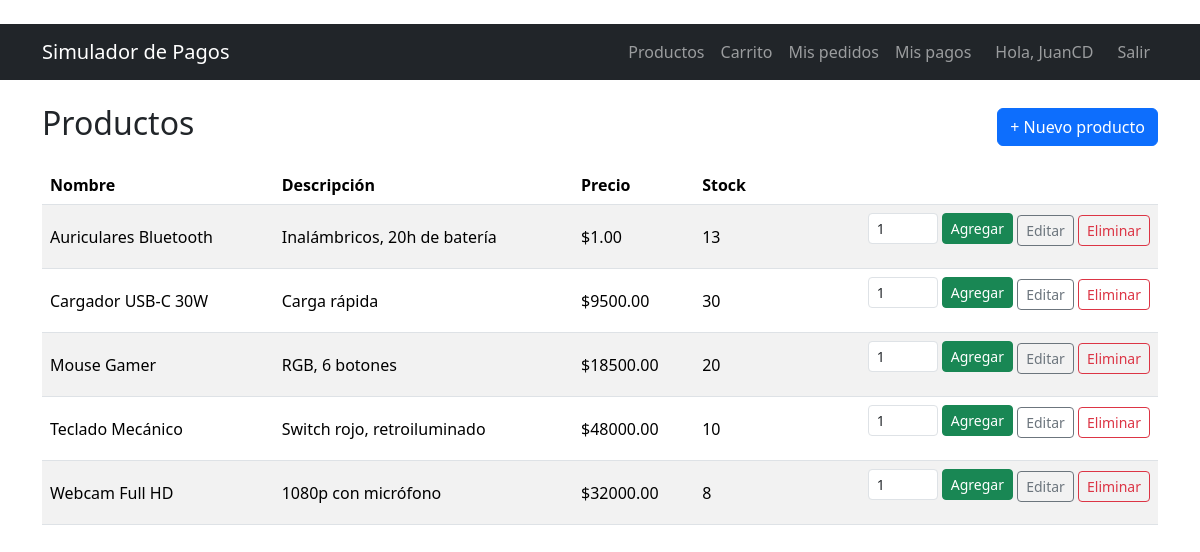
The page /productos/ (signed in) on the database its author committed.
### app/models.py (models this page shows, shortened)
class Usuario(UserMixin, db.Model):
    __tablename__ = "usuarios"
    id = db.Column(db.Integer, primary_key=True)
    nombre = db.Column(db.String(80), nullable=False)
    email = db.Column(db.String(120), unique=True, nullable=False, index=True)
    password_hash = db.Column(db.String(256), nullable=False)
    fecha_registro = db.Column(db.DateTime, default=datetime.utcnow)
    pedidos = db.relationship("Pedido", back_populates="usuario", lazy=True)

class Producto(db.Model):
    __tablename__ = "productos"
    id = db.Column(db.Integer, primary_key=True)
    nombre = db.Column(db.String(100), nullable=False)
    descripcion = db.Column(db.Text)
    precio = db.Column(db.Numeric(10, 2), nullable=False)
    stock = db.Column(db.Integer, nullable=False, default=0)
    items = db.relationship("ItemPedido", back_populates="producto", lazy=True)

### app/routes/products.py (the view)
@products_bp.route("/")
def listar():
    productos = Producto.query.order_by(Producto.nombre).all()
    return render_template(
        "productos.html", productos=productos, form_eliminar=EliminarForm()
    )

### app/forms.py
class EliminarForm(FlaskForm):
    submit = SubmitField("Eliminar")

### app/models.py (called while the page is built)
@login_manager.user_loader
def cargar_usuario(user_id):
    return db.session.get(Usuario, int(user_id))

### app/templates/productos.html (shortened to what this page needs)
﻿{% extends "base.html" %}
{% block content %}
<div class="d-flex justify-content-between align-items-center mb-3">
    <h2>Productos</h2>
    {% if current_user.is_authenticated %}
        <a href="{{ url_for('products.nuevo') }}" class="btn btn-primary">+ Nuevo producto</a>
    {% endif %}
</div>
<table class="table table-striped align-middle">
    <thead>
        <tr><th>Nombre</th><th>Descripción</th><th>Precio</th><th>Stock</th><th></th></tr>
    </thead>
    <tbody>
    {% for p in productos %}
        <tr>
            <td>{{ p.nombre }}</td>
            <td>{{ p.descripcion }}</td>
            <td>${{ "%.2f"|format(p.precio) }}</td>
            <td>{{ p.stock }}</td>
            <td class="text-end">
                {% if current_user.is_authenticated %}
                    {% if p.stock > 0 %}
                    <form method="POST" action="{{ url_for('orders.agregar', id=p.id) }}" class="d-inline-flex gap-1">
                        <input type="number" name="cantidad" value="1" min="1" max="{{ p.stock }}"
                               class="form-control form-control-sm" style="width:70px">
                        <button type="submit" class="btn btn-sm btn-success">Agregar</button>
                    </form>
                    {% endif %}
                    <a href="{{ url_for('products.editar', id=p.id) }}" class="btn btn-sm btn-outline-secondary">Editar</a>
                    <form method="POST" action="{{ url_for('products.eliminar', id=p.id) }}" class="d-inline"
                          onsubmit="return confirm('¿Eliminar este producto?');">
                        <button type="submit" class="btn btn-sm btn-outline-danger">Eliminar</button>
                    </form>
                {% endif %}
            </td>
        </tr>
    {% else %}
        <tr><td colspan="5" class="text-center text-muted">No hay productos cargados.</td></tr>
    {% endfor %}
    </tbody>
</table>
{% endblock %}

### app/templates/base.html (shortened to what this page needs)
﻿<!DOCTYPE html>
<html lang="es">
<head>
    <link href="https://cdn.jsdelivr.net/npm/bootstrap@5.3.3/dist/css/bootstrap.min.css" rel="stylesheet">
</head>
<body>
<nav class="navbar navbar-expand navbar-dark bg-dark mb-4">
    <div class="container">
        <a class="navbar-brand" href="{{ url_for('index') }}">Simulador de Pagos</a>
        <div class="navbar-nav ms-auto">
            <a class="nav-link" href="{{ url_for('products.listar') }}">Productos</a>
            {% if current_user.is_authenticated %}
                <a class="nav-link" href="{{ url_for('orders.carrito') }}">Carrito</a>
                <a class="nav-link" href="{{ url_for('orders.listar') }}">Mis pedidos</a>
                <a class="nav-link" href="{{ url_for('payments.listar') }}">Mis pagos</a>
                <span class="navbar-text mx-3">Hola, {{ current_user.nombre }}</span>
                <a class="nav-link" href="{{ url_for('auth.logout') }}">Salir</a>
            {% else %}
                <a class="nav-link" href="{{ url_for('auth.login') }}">Ingresar</a>
                <a class="nav-link" href="{{ url_for('auth.registro') }}">Registrarse</a>
            {% endif %}
        </div>
    </div>
</nav>
<div class="container">
    {% block content %}{% endblock %}
</div>
</body>
</html>

### rows shown on the page
Usuario: nombre "JuanCD"
Producto: nombre "Auriculares Bluetooth", descripcion "Inalámbricos, 20h de batería", precio "1.00", stock "13"
Producto: nombre "Cargador USB-C 30W", descripcion "Carga rápida", precio "9500.00", stock "30"
Producto: nombre "Mouse Gamer", descripcion "RGB, 6 botones", precio "18500.00", stock "20"
Producto: nombre "Teclado Mecánico", descripcion "Switch rojo, retroiluminado", precio "48000.00", stock "10"
Producto: nombre "Webcam Full HD", descripcion "1080p con micrófono", precio "32000.00", stock "8"
